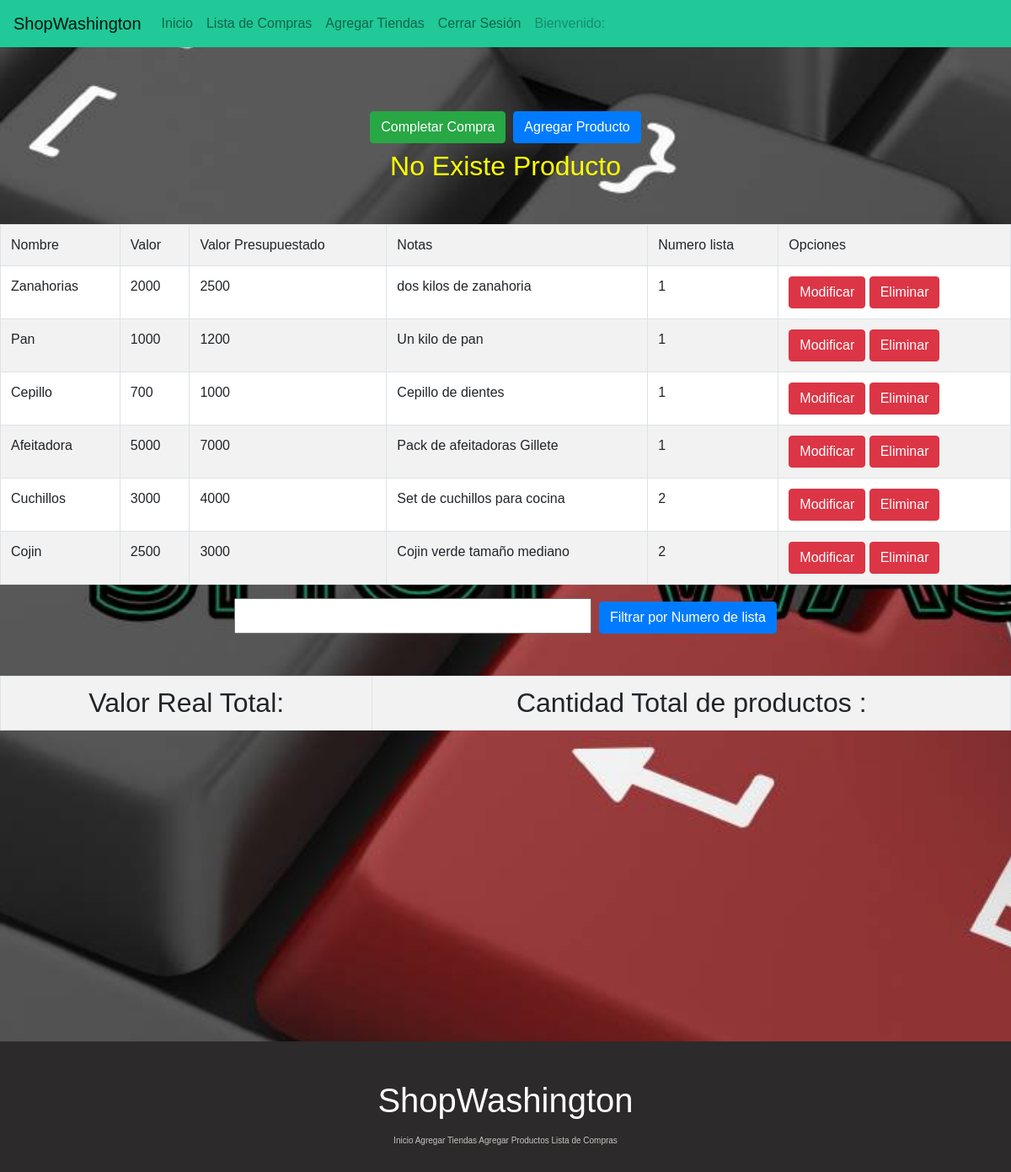
The app's page /modificar_vista/3/ (signed in) with its own data.
### core/models.py (models this page shows, shortened)
class Producto(models.Model):
    numeroIdentificador= models.IntegerField(blank=True)
    nombre = models.CharField(max_length=12,primary_key=True)
    valor = models.IntegerField()
    notas = models.CharField(max_length=300)
    valorpresupuestado = models.IntegerField()
    tiendanombre = models.CharField(max_length=200,blank=True, null=True)
    objects = models.Manager()

### core/views.py (the view)
# urls.py: path('modificar_vista/<id>/',modificar_vista,name='modificarVista'),
@login_required(login_url='/login/')
def modificar_vista(request,id):
    try:
        producto = Producto.objects.get(nombre=id)
        return render(request,'core/agregarProducto_mod.html',{'producto':producto})
    except:
        msg = "No Existe Producto"
    producto = Producto.objects.all()
    return render(request,'core/listaCompras.html',{'producto':producto,'msg':msg})

### core/templates/core/listaCompras.html (shortened to what this page needs)
{% extends 'core/base.html' %}
{% load static %} {% static 'core/ ' %}
{% block contenido %}
<head>
    {% load pwa %}
</head>
<div>
    <body>
        <h2><input class="btn btn-success" type="button" onclick="completar()" value="Completar Compra">
            <input class="btn btn-primary" type="button" onclick="ir()" value="Agregar Producto"></h2>
        <h2><font color=yellow size=6>{{msg}} </font></h2>
        <table bgcolor="FFFFFF" class="table table-striped table-bordered" style="margin-top: 50px; ">
            <tr>
                <td>Nombre</td>
                <td>Valor</td>
                <td>Valor Presupuestado</td>
                <td>Notas</td>
                <td>Numero lista</td>
                <td>Opciones</td>
            </tr>
            {% if producto %}
            {% for item in producto %}
                <tr>
                    <td>{{item.nombre}}</td>
                    <td>{{item.valor}}</td>
                    <td>{{item.valorpresupuestado}}</td>
                    <td>{{item.notas}}</td>
                    <td>{{item.numeroIdentificador}}</td>
                    <td>
                        <input class="btn btn-danger" type="button" onclick="modificar('{{item.nombre}}')" value="Modificar">
                        <input class="btn btn-danger" type="button" onclick="eliminar('{{item.nombre}}')" value="Eliminar">
                    </td>
                </tr>
            {% endfor %}
            {% else %}
            <h1>No hay registro de productos</h1>
            {% endif %}
        </table>
        <h2><form action="{% url 'productoLista' %}" method="POST">
            <input type="text" name="txtnumeroIdentificador" id="txtnumeroIdentificador">
            <button class="btn btn-primary" type="submit">Filtrar por Numero de lista</button>
        </form><h2>
        <table bgcolor="FFFFFF" class="table table-striped table-bordered" style="margin-top: 50px;" >
        <td>Valor Real Total: {{valortotal}}</td>
        <td>Cantidad Total de productos : {{cantotal}}</td>
        </table>
    </body>
</div>
{% endblock contenido %}

### core/static/core/css/estilo.css (style rules this page uses)
* { margin: 0; padding: 0; box-sizing: border-box; font-family: Arial, Helvetica, sans-serif; }
.contenedor h2 { text-align: center; }

### records on screen
Producto: nombre "Zanahorias", valor "2000", valorpresupuestado "2500", notas "dos kilos de zanahoria", numeroIdentificador "1"
Producto: nombre "Pan", valor "1000", valorpresupuestado "1200", notas "Un kilo de pan", numeroIdentificador "1"
Producto: nombre "Cepillo", valor "700", valorpresupuestado "1000", notas "Cepillo de dientes", numeroIdentificador "1"
Producto: nombre "Afeitadora", valor "5000", valorpresupuestado "7000", notas "Pack de afeitadoras Gillete", numeroIdentificador "1"
Producto: nombre "Cuchillos", valor "3000", valorpresupuestado "4000", notas "Set de cuchillos para cocina", numeroIdentificador "2"
Producto: nombre "Cojin", valor "2500", valorpresupuestado "3000", notas "Cojin verde tamaño mediano", numeroIdentificador "2"

### other values on screen
{{ msg }} "No Existe Producto"
